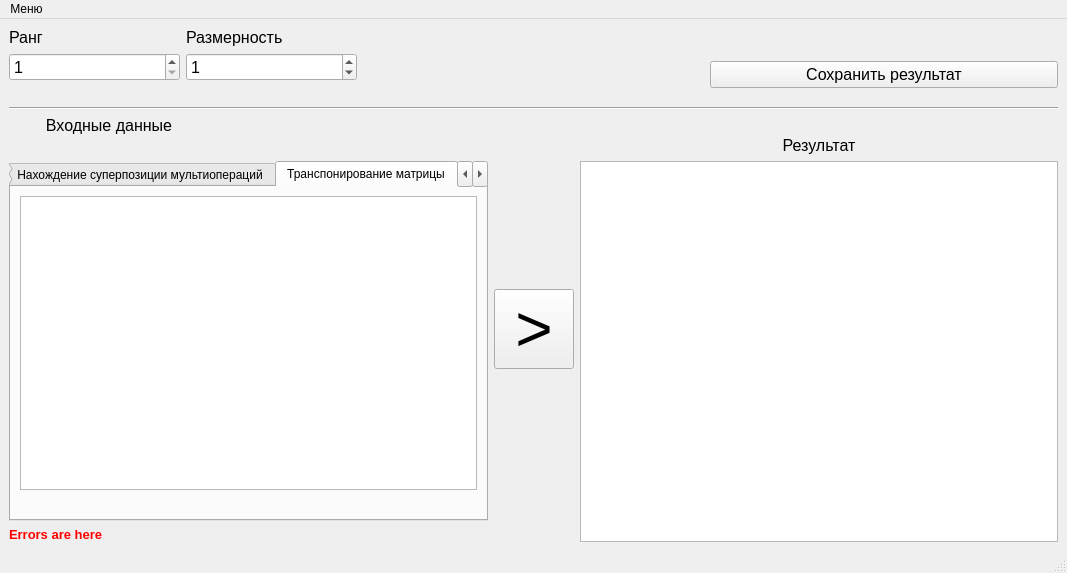
<?xml version="1.0" encoding="UTF-8"?>
<ui version="4.0">
 <class>MainWindow</class>
 <widget class="QMainWindow" name="MainWindow">
  <property name="geometry">
   <rect>
    <x>0</x>
    <y>0</y>
    <width>1067</width>
    <height>573</height>
   </rect>
  </property>
  <property name="contextMenuPolicy">
   <enum>Qt::DefaultContextMenu</enum>
  </property>
  <property name="windowTitle">
   <string>Калькулятор</string>
  </property>
  <widget class="QWidget" name="centralwidget">
   <layout class="QVBoxLayout" name="verticalLayout_2">
    <item>
     <layout class="QHBoxLayout" name="horizontalLayout_5">
      <item>
       <layout class="QVBoxLayout" name="verticalLayout">
        <item>
         <layout class="QHBoxLayout" name="horizontalLayout_3">
          <item>
           <layout class="QVBoxLayout" name="verticalLayout_4">
            <item>
             <widget class="QLabel" name="label_2">
              <property name="font">
               <font>
                <pointsize>12</pointsize>
               </font>
              </property>
              <property name="text">
               <string>Ранг</string>
              </property>
             </widget>
            </item>
            <item>
             <widget class="QSpinBox" name="RankSpinBox">
              <property name="font">
               <font>
                <pointsize>12</pointsize>
               </font>
              </property>
              <property name="minimum">
               <number>1</number>
              </property>
              <property name="maximum">
               <number>9</number>
              </property>
              <property name="value">
               <number>1</number>
              </property>
             </widget>
            </item>
           </layout>
          </item>
          <item>
           <layout class="QVBoxLayout" name="verticalLayout_7">
            <item>
             <widget class="QLabel" name="label_3">
              <property name="font">
               <font>
                <pointsize>12</pointsize>
               </font>
              </property>
              <property name="text">
               <string>Размерность</string>
              </property>
             </widget>
            </item>
            <item>
             <widget class="QSpinBox" name="dimensionSpinBox">
              <property name="font">
               <font>
                <pointsize>12</pointsize>
               </font>
              </property>
              <property name="maximum">
               <number>9</number>
              </property>
              <property name="value">
               <number>1</number>
              </property>
             </widget>
            </item>
           </layout>
          </item>
         </layout>
        </item>
        <item>
         <spacer name="horizontalSpacer_4">
          <property name="orientation">
           <enum>Qt::Horizontal</enum>
          </property>
          <property name="sizeHint" stdset="0">
           <size>
            <width>40</width>
            <height>20</height>
           </size>
          </property>
         </spacer>
        </item>
       </layout>
      </item>
      <item>
       <spacer name="horizontalSpacer_3">
        <property name="orientation">
         <enum>Qt::Horizontal</enum>
        </property>
        <property name="sizeHint" stdset="0">
         <size>
          <width>40</width>
          <height>20</height>
         </size>
        </property>
       </spacer>
      </item>
      <item>
       <layout class="QHBoxLayout" name="horizontalLayout_4">
        <item>
         <layout class="QVBoxLayout" name="verticalLayout_9">
          <item>
           <spacer name="horizontalSpacer_5">
            <property name="orientation">
             <enum>Qt::Horizontal</enum>
            </property>
            <property name="sizeHint" stdset="0">
             <size>
              <width>40</width>
              <height>20</height>
             </size>
            </property>
           </spacer>
          </item>
          <item>
           <layout class="QHBoxLayout" name="horizontalLayout_8">
            <item>
             <widget class="QPushButton" name="saveBtn">
              <property name="font">
               <font>
                <pointsize>12</pointsize>
               </font>
              </property>
              <property name="text">
               <string>Сохранить результат</string>
              </property>
             </widget>
            </item>
           </layout>
          </item>
         </layout>
        </item>
       </layout>
      </item>
     </layout>
    </item>
    <item>
     <widget class="Line" name="line_2">
      <property name="orientation">
       <enum>Qt::Horizontal</enum>
      </property>
     </widget>
    </item>
    <item>
     <layout class="QHBoxLayout" name="horizontalLayout_7">
      <item>
       <layout class="QVBoxLayout" name="verticalLayout_12">
        <property name="sizeConstraint">
         <enum>QLayout::SetMaximumSize</enum>
        </property>
        <item>
         <widget class="QLabel" name="label_6">
          <property name="maximumSize">
           <size>
            <width>200</width>
            <height>16777215</height>
           </size>
          </property>
          <property name="font">
           <font>
            <pointsize>12</pointsize>
           </font>
          </property>
          <property name="text">
           <string>Входные данные</string>
          </property>
          <property name="alignment">
           <set>Qt::AlignCenter</set>
          </property>
         </widget>
        </item>
        <item>
         <widget class="QLabel" name="label_4">
          <property name="text">
           <string/>
          </property>
         </widget>
        </item>
        <item>
         <widget class="QTabWidget" name="tabWidget">
          <property name="minimumSize">
           <size>
            <width>300</width>
            <height>300</height>
           </size>
          </property>
          <property name="maximumSize">
           <size>
            <width>600</width>
            <height>16777215</height>
           </size>
          </property>
          <property name="currentIndex">
           <number>3</number>
          </property>
          <widget class="QWidget" name="tab">
           <attribute name="title">
            <string>Преобразование в матричную форму</string>
           </attribute>
           <layout class="QVBoxLayout" name="verticalLayout_13">
            <item>
             <widget class="QPlainTextEdit" name="input1">
              <property name="styleSheet">
               <string notr="true">background-color: #FF6859</string>
              </property>
              <property name="plainText">
               <string/>
              </property>
             </widget>
            </item>
            <item>
             <widget class="QLabel" name="input1CountLbl">
              <property name="text">
               <string/>
              </property>
             </widget>
            </item>
           </layout>
          </widget>
          <widget class="QWidget" name="tab_2">
           <attribute name="title">
            <string>Преобразование в векторную форму</string>
           </attribute>
           <layout class="QVBoxLayout" name="verticalLayout_10">
            <item>
             <widget class="QPlainTextEdit" name="input2">
              <property name="plainText">
               <string/>
              </property>
             </widget>
            </item>
            <item>
             <widget class="QLabel" name="input2CountLbl">
              <property name="text">
               <string/>
              </property>
             </widget>
            </item>
           </layout>
          </widget>
          <widget class="QWidget" name="tab_4">
           <attribute name="title">
            <string>Нахождение суперпозиции мультиопераций</string>
           </attribute>
           <layout class="QVBoxLayout" name="verticalLayout_11">
            <item>
             <widget class="QLabel" name="label_10">
              <property name="text">
               <string>Внешняя</string>
              </property>
             </widget>
            </item>
            <item>
             <widget class="QLineEdit" name="input3_External">
              <property name="text">
               <string/>
              </property>
             </widget>
            </item>
            <item>
             <widget class="QLabel" name="label_11">
              <property name="text">
               <string>Внутренняя</string>
              </property>
             </widget>
            </item>
            <item>
             <widget class="QScrollArea" name="scrollArea_superPoseContent">
              <property name="widgetResizable">
               <bool>true</bool>
              </property>
              <widget class="QWidget" name="scrollAreaWidgetContents_2">
               <property name="geometry">
                <rect>
                 <x>0</x>
                 <y>0</y>
                 <width>452</width>
                 <height>216</height>
                </rect>
               </property>
               <layout class="QVBoxLayout" name="verticalLayout_17">
                <item>
                 <layout class="QVBoxLayout" name="input3_InternalLayout"/>
                </item>
                <item>
                 <spacer name="verticalSpacer_3">
                  <property name="orientation">
                   <enum>Qt::Vertical</enum>
                  </property>
                  <property name="sizeHint" stdset="0">
                   <size>
                    <width>20</width>
                    <height>40</height>
                   </size>
                  </property>
                 </spacer>
                </item>
               </layout>
              </widget>
             </widget>
            </item>
            <item>
             <widget class="QLabel" name="input3CountLbl">
              <property name="text">
               <string/>
              </property>
             </widget>
            </item>
           </layout>
          </widget>
          <widget class="QWidget" name="tab_3">
           <attribute name="title">
            <string>Транспонирование матрицы</string>
           </attribute>
           <layout class="QVBoxLayout" name="verticalLayout_8">
            <item>
             <widget class="QPlainTextEdit" name="input4">
              <property name="plainText">
               <string/>
              </property>
             </widget>
            </item>
            <item>
             <widget class="QLabel" name="input4CountLbl">
              <property name="text">
               <string/>
              </property>
             </widget>
            </item>
           </layout>
          </widget>
          <widget class="QWidget" name="tab_5">
           <attribute name="title">
            <string>Вычисление терма</string>
           </attribute>
           <layout class="QVBoxLayout" name="verticalLayout_6">
            <item>
             <layout class="QHBoxLayout" name="horizontalLayout_2">
              <item>
               <widget class="QGroupBox" name="groupBox">
                <property name="title">
                 <string>Выбор способа ввода</string>
                </property>
                <layout class="QVBoxLayout" name="verticalLayout_5">
                 <item>
                  <widget class="QRadioButton" name="matrixInputRadioBtn">
                   <property name="text">
                    <string>Матричный ввод</string>
                   </property>
                   <property name="checked">
                    <bool>false</bool>
                   </property>
                  </widget>
                 </item>
                 <item>
                  <widget class="QRadioButton" name="vectorInputRadioBtn">
                   <property name="text">
                    <string>Векторный ввод</string>
                   </property>
                   <property name="checked">
                    <bool>true</bool>
                   </property>
                  </widget>
                 </item>
                </layout>
               </widget>
              </item>
             </layout>
            </item>
            <item>
             <widget class="QScrollArea" name="scrollTermLinesArea">
              <property name="verticalScrollBarPolicy">
               <enum>Qt::ScrollBarAlwaysOn</enum>
              </property>
              <property name="horizontalScrollBarPolicy">
               <enum>Qt::ScrollBarAsNeeded</enum>
              </property>
              <property name="widgetResizable">
               <bool>true</bool>
              </property>
              <widget class="QWidget" name="scrollAreaWidgetContents">
               <property name="geometry">
                <rect>
                 <x>0</x>
                 <y>0</y>
                 <width>435</width>
                 <height>145</height>
                </rect>
               </property>
               <layout class="QVBoxLayout" name="verticalLayout_16">
                <item>
                 <layout class="QVBoxLayout" name="sequenceLayout_4"/>
                </item>
                <item>
                 <spacer name="verticalSpacer_2">
                  <property name="orientation">
                   <enum>Qt::Vertical</enum>
                  </property>
                  <property name="sizeHint" stdset="0">
                   <size>
                    <width>20</width>
                    <height>116</height>
                   </size>
                  </property>
                 </spacer>
                </item>
               </layout>
              </widget>
             </widget>
            </item>
            <item>
             <layout class="QVBoxLayout" name="verticalLayout_15"/>
            </item>
            <item>
             <layout class="QVBoxLayout" name="verticalLayout_14">
              <item>
               <layout class="QHBoxLayout" name="horizontalLayout">
                <item>
                 <widget class="QLabel" name="label_5">
                  <property name="font">
                   <font>
                    <pointsize>10</pointsize>
                   </font>
                  </property>
                  <property name="text">
                   <string>t=</string>
                  </property>
                 </widget>
                </item>
                <item>
                 <widget class="QLineEdit" name="formulaLineEdit">
                  <property name="sizePolicy">
                   <sizepolicy hsizetype="Expanding" vsizetype="Fixed">
                    <horstretch>0</horstretch>
                    <verstretch>0</verstretch>
                   </sizepolicy>
                  </property>
                  <property name="font">
                   <font>
                    <pointsize>10</pointsize>
                   </font>
                  </property>
                  <property name="text">
                   <string>M1(q1*q1)⋂(M1(M1(q2*q2)*q1)⋂M1(q2*q1))</string>
                  </property>
                 </widget>
                </item>
               </layout>
              </item>
              <item>
               <widget class="QPushButton" name="pushButton">
                <property name="font">
                 <font>
                  <pointsize>12</pointsize>
                  <weight>75</weight>
                  <bold>true</bold>
                 </font>
                </property>
                <property name="text">
                 <string>⋂</string>
                </property>
               </widget>
              </item>
             </layout>
            </item>
           </layout>
          </widget>
         </widget>
        </item>
        <item>
         <widget class="QLabel" name="errorLable">
          <property name="font">
           <font>
            <pointsize>10</pointsize>
            <weight>75</weight>
            <bold>true</bold>
           </font>
          </property>
          <property name="styleSheet">
           <string notr="true">color: red;</string>
          </property>
          <property name="text">
           <string>Errors are here</string>
          </property>
         </widget>
        </item>
       </layout>
      </item>
      <item>
       <widget class="QPushButton" name="caclFirstBtn">
        <property name="font">
         <font>
          <pointsize>48</pointsize>
         </font>
        </property>
        <property name="text">
         <string>&gt;</string>
        </property>
       </widget>
      </item>
      <item>
       <layout class="QVBoxLayout" name="verticalLayout_3">
        <item>
         <spacer name="horizontalSpacer_6">
          <property name="orientation">
           <enum>Qt::Horizontal</enum>
          </property>
          <property name="sizeHint" stdset="0">
           <size>
            <width>40</width>
            <height>20</height>
           </size>
          </property>
         </spacer>
        </item>
        <item>
         <widget class="QLabel" name="label">
          <property name="font">
           <font>
            <pointsize>12</pointsize>
           </font>
          </property>
          <property name="text">
           <string>Результат</string>
          </property>
          <property name="alignment">
           <set>Qt::AlignCenter</set>
          </property>
         </widget>
        </item>
        <item>
         <widget class="QPlainTextEdit" name="outputPlainTextEdit">
          <property name="font">
           <font>
            <family>Courier New</family>
            <pointsize>12</pointsize>
           </font>
          </property>
          <property name="autoFillBackground">
           <bool>false</bool>
          </property>
          <property name="readOnly">
           <bool>true</bool>
          </property>
          <property name="plainText">
           <string/>
          </property>
         </widget>
        </item>
       </layout>
      </item>
     </layout>
    </item>
   </layout>
  </widget>
  <widget class="QMenuBar" name="menubar">
   <property name="geometry">
    <rect>
     <x>0</x>
     <y>0</y>
     <width>1067</width>
     <height>21</height>
    </rect>
   </property>
   <widget class="QMenu" name="menu">
    <property name="title">
     <string>Меню</string>
    </property>
    <addaction name="helpAction"/>
   </widget>
   <addaction name="menu"/>
  </widget>
  <widget class="QStatusBar" name="statusbar"/>
  <action name="helpAction">
   <property name="text">
    <string>Помощь</string>
   </property>
  </action>
 </widget>
 <resources/>
 <connections/>
</ui>
